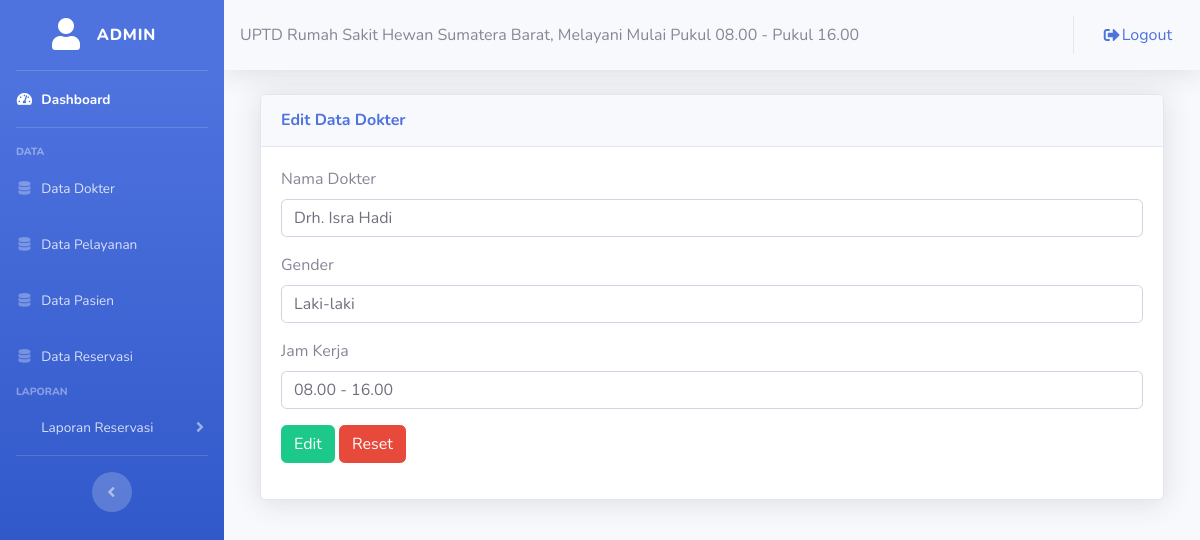
The page /admin/editdatadokter.php?id=DK001 (signed in) on the database its author committed.
### tables this page shows
CREATE TABLE `tbl_dokter` (
  `kd_dokter` varchar(5) NOT NULL,
  `nm_dokter` varchar(50) NOT NULL,
  `gender` varchar(15) NOT NULL,
  `jam_kerja` text NOT NULL
);

### admin/editdatadokter.php (the view, shortened to what this page needs)
<?php
	include ("style/header.php");
	include ("style/sidebar.php");
	$kd_dokter = $_GET['id'];
?>
<div class="container-fluid">
	<div class="col-lg-12">
		<div class="card shadow mt-3 mb-3">
			<div class="card-header py-3">
				<h6 class="m-0 font-weight-bold text-primary">Edit Data Dokter</h6>
			</div>
			<div class="card-body">
				<?php
					include ("../config/koneksi.php");
					$qq = mysqli_query($konek, "SELECT * FROM tbl_dokter WHERE kd_dokter = '$kd_dokter'");
					$dd = mysqli_fetch_assoc($qq);
				?>
				<form action="" method="POST">
					<div class="form-group">
						<label>Nama Dokter</label>
						<input type="text" class="form-control" name="nm_dokter" value="<?php echo $dd['nm_dokter']; ?>">
					</div>
					<div class="form-group">
						<label>Gender</label>
						<input type="text" class="form-control" name="gender" value="<?php echo $dd['gender']; ?>">
					</div>
					<div class="form-group">
						<label>Jam Kerja</label>
						<input type="text" class="form-control" name="jam_kerja" value="<?php echo $dd['jam_kerja']; ?>">
					</div>
					<div class="form-group">
						<button type="submit" name="edit" class="btn btn-md btn-success">Edit</button>
						<button type="reset" name="reset" class="btn btn-md btn-danger">Reset</button>
					</div>
				</form>
			</div>
		</div>
	</div>
</div>
<?php
	include ("style/footer.php");
?>

### rows shown on the page
tbl_dokter: nm_dokter "Drh. Isra Hadi", gender "Laki-laki", jam_kerja "08.00 - 16.00"

### other values the page prints
$_SESSION['username'] "ADMIN"
